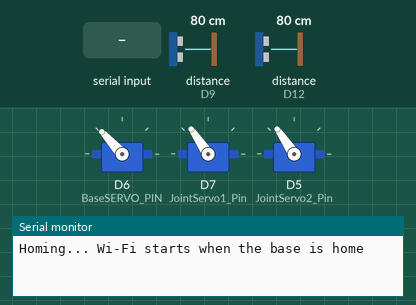
A sketch run on a simulated Arduino Uno R4 WiFi. Parts: 3 × servo, the last lines printed to the serial monitor. Wiring (inferred from the names in the program): ultrasonic range finder: trigger D10; echo D9. The inputs (shaded band) are chosen by the test bench; at power-on: distance to the obstacle (sensors on D9, D12) 80 cm. The echo pulse lasts 58.3 µs per cm; WiFi joins after 1.5 s; servers stay silent unless stated; no MQTT or app messages arrive unless stated; not simulated (calls return 0 or success): arduino_secrets.h.

Above: at 4.2 s.
4.3 s: "spill\n" received over Serial
At 4.61 s:
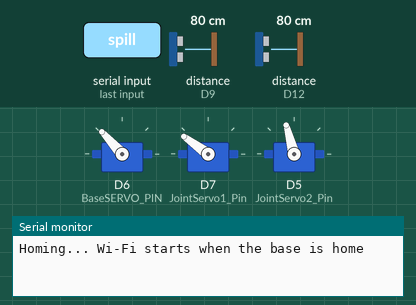
6.3 s: distance to the obstacle (sensor on D9) set to 6 cm
9.3 s: distance to the obstacle (sensor on D9) set to 3 cm
At 10.5 s:
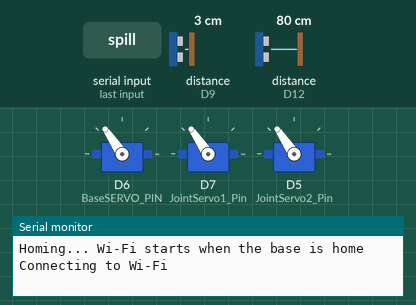
12.3 s: "turn\n" received over Serial
At 12.7 s:
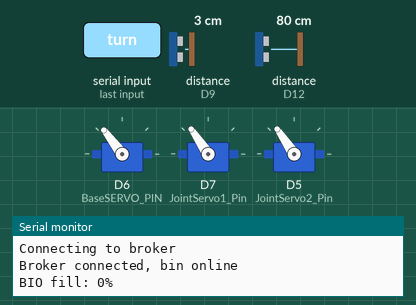
Timing chart, 0 to 15.3 s (numbered marks = the images above; inputs shaded):
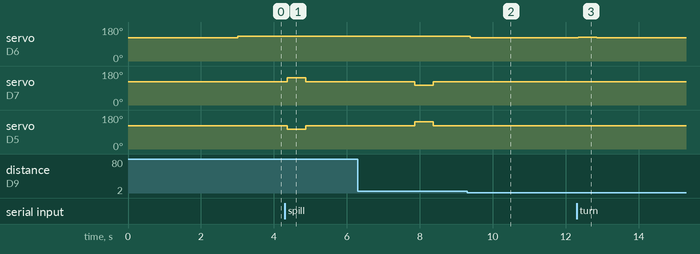

Measured:
- the behaviour switches between 5 and 4 cm on distance to the obstacle (sensor on D9) (found by bisection; images 1 and 2)
- after the input at 4.3 s, servo on D7 (JointServo1_Pin): 124° → 144° after 0.07 s, → 124° 0.50 s later; servo on D5 (JointServo2_Pin): 124° → 105° after 0.07 s, → 124° 0.50 s later
- after the input at 9.3 s, servo on D6 (BaseSERVO_PIN): 132° → 124° after 0.08 s
- after the input at 12.3 s, servo on D6 (BaseSERVO_PIN): 124° → 127° after 0.05 s, → 124° 0.50 s later

The sketch:

smart_bin_wifi.ino
```cpp
// Smart Bin, Wi-Fi version.
// The team's tested code from arduino/smart_bin/smart_bin.ino is copied unchanged
// (globals, one_section_turn, spill_trash, Homing, setup, and the Serial part of loop).
// Everything marked "Added for Wi-Fi" connects to an MQTT broker so the phone app
// can send commands from anywhere.
//
// MQTT topics, where <name> is SECRET_TOPIC_PREFIX from arduino_secrets.h:
//   <name>/cmd       phone -> bin   ENERGY, MIX, BIO, METAL, turn, spill
//   <name>/status    bin -> phone   BUSY, DONE
//   <name>/online    bin -> phone   ONLINE / OFFLINE (retained)
//   <name>/fill/bio  bin -> phone   0-100, how full the BIO compartment is (retained)

#include <Servo.h>
#include <Arduino.h>
#include <WiFiS3.h>               // Added for Wi-Fi
#include <ArduinoMqttClient.h>    // Added for Wi-Fi
#include "arduino_secrets.h"      // Added for Wi-Fi: Wi-Fi and broker login

Servo BaseServo;
Servo JointServo1;
Servo JointServo2;

const int BaseSERVO_PIN = 6;
const int JointServo1_Pin = 7;
const int JointServo2_Pin = 5;
const int STOP_US    = 1825;    // neutral/stop pulse width


int trigPin = 10;
int echoPin = 9;
long time;
float distance;

// Second ultrasonic sensor, mounted above the BIO compartment pointing down at the
// trash pile. Separate pins and variables from the homing sensor above, so the two
// readings never interfere with each other. ---------------- Added for fill sensing
const int fillTrigPin = 11;
const int fillEchoPin = 12;
const float BIN_EMPTY_CM = 40.0;   // distance reading when BIO is empty (measure yours and adjust)
const float BIN_FULL_CM  = 5.0;    // distance reading counted as "full" (measure yours and adjust)

int home_status = 0;

int tilt_angle = 200;
int tilt_delay = 3000;

// ---------------- Added for Wi-Fi ----------------
// Turns from home to each bin, in the order ENERGY, MIX, BIO, METAL.
// Change these to match the carousel.
const int SECTIONS = 4;
const int TURNS[4] = {0, 1, 2, 3};
const int TURN_PAUSE_MS = 300;   // pause between turns

const String CMD_TOPIC = String(SECRET_TOPIC_PREFIX) + "/cmd";
const String STATUS_TOPIC = String(SECRET_TOPIC_PREFIX) + "/status";
const String ONLINE_TOPIC = String(SECRET_TOPIC_PREFIX) + "/online";
const String FILL_TOPIC = String(SECRET_TOPIC_PREFIX) + "/fill/bio";   // Added for fill sensing
const int MQTT_PORT = 8883;      // TLS

WiFiSSLClient net;
MqttClient mqtt(net);
String pendingCommand = "";
unsigned long lastConnectTry = 0;
bool wifiWasConnected = false;
bool brokerWasConnected = false;
unsigned long lastFillCheck = 0;                  // Added for fill sensing
const unsigned long FILL_CHECK_MS = 5000;         // how often to re-measure; no need to check every loop
int lastFillPercent = -1;                         // -1 = not read yet, so the first good reading always publishes
// -------------------------------------------------

void one_section_turn(){
  BaseServo.writeMicroseconds(1850);
  delay(500);
  BaseServo.writeMicroseconds(STOP_US);
}

void spill_trash(){
  JointServo1.writeMicroseconds(STOP_US + tilt_angle);
  JointServo2.writeMicroseconds(STOP_US - tilt_angle);
  delay(500);
  JointServo1.writeMicroseconds(STOP_US);
  JointServo2.writeMicroseconds(STOP_US);
  delay(tilt_delay);

  JointServo1.writeMicroseconds(STOP_US-tilt_angle);
  JointServo2.writeMicroseconds(STOP_US+tilt_angle);
  delay(500);
  JointServo1.writeMicroseconds(STOP_US);
  JointServo2.writeMicroseconds(STOP_US);
}

void Homing(int distance){
  const int ultrasonic_threshold = distance;

  digitalWrite(trigPin,LOW);
  delayMicroseconds(2);

  digitalWrite(trigPin, HIGH);
  delayMicroseconds(10);
  digitalWrite(10, LOW);

  // calculating distance
  time=pulseIn(echoPin , HIGH);
  distance = time * 0.0343/2;


  if(distance >= ultrasonic_threshold && home_status == 0 ){
    BaseServo.writeMicroseconds(1900);
    delay(100);
  }
  if(distance < ultrasonic_threshold ){
    BaseServo.writeMicroseconds(STOP_US);
    delay(100);
    home_status = 1;
  }
}

// ---------------- Added for Wi-Fi ----------------

void publish(const String &topic, const String &msg, bool retain) {
  if (!mqtt.connected()) return;
  mqtt.beginMessage(topic.c_str(), retain);
  mqtt.print(msg);
  mqtt.endMessage();
}

void notify(const String &msg) {
  Serial.println(msg);
  publish(STATUS_TOPIC, msg, false);
}

// ---------------- Added for fill sensing ----------------
// Reads the fill sensor once. Returns 0-100, or -1 if the sensor gave no echo
// (out of range, or not wired up yet) so a bad reading never gets published.
int readFillPercentBio() {
  digitalWrite(fillTrigPin, LOW);
  delayMicroseconds(2);
  digitalWrite(fillTrigPin, HIGH);
  delayMicroseconds(10);
  digitalWrite(fillTrigPin, LOW);

  unsigned long echoTime = pulseIn(fillEchoPin, HIGH, 30000); // 30 ms timeout, ~5 m max range
  if (echoTime == 0) return -1;

  float cm = echoTime * 0.0343 / 2;
  float pct = (BIN_EMPTY_CM - cm) / (BIN_EMPTY_CM - BIN_FULL_CM) * 100;
  if (pct < 0) pct = 0;
  if (pct > 100) pct = 100;
  return (int)pct;
}

// Checks the BIO fill level every FILL_CHECK_MS and publishes only when it changed,
// so the broker and the web app aren't sent a new message on every single loop.
void checkFillLevel() {
  if (millis() - lastFillCheck < FILL_CHECK_MS) return;
  lastFillCheck = millis();

  int pct = readFillPercentBio();
  if (pct < 0 || pct == lastFillPercent) return;
  lastFillPercent = pct;

  publish(FILL_TOPIC, String(pct), true);   // retained: a page opened later still sees the last value
  Serial.print("BIO fill: ");
  Serial.print(pct);
  Serial.println("%");
}
// ----------------------------------------------------------

// Called from mqtt.poll(). The command runs later in loop(), not inside the callback.
void onMqttMessage(int size) {
  String msg = "";
  while (mqtt.available()) msg += (char)mqtt.read();
  msg.trim();
  pendingCommand = msg;
}

// Turn to the bin, spill, then keep turning the same way until back at home.
void sortTo(int turns) {
  for (int i = 0; i < turns; i++) {
    one_section_turn();
    delay(TURN_PAUSE_MS);
  }
  spill_trash();
  int back = (SECTIONS - turns) % SECTIONS;
  for (int i = 0; i < back; i++) {
    one_section_turn();
    delay(TURN_PAUSE_MS);
  }
}

void runCommand(const String &cmd) {
  int turns = -1;
  if (cmd == "ENERGY") turns = TURNS[0];
  else if (cmd == "MIX") turns = TURNS[1];
  else if (cmd == "BIO") turns = TURNS[2];
  else if (cmd == "METAL") turns = TURNS[3];
  else if (cmd != "turn" && cmd != "spill") {
    Serial.print("Unknown command: ");
    Serial.println(cmd);
    return;
  }

  notify("BUSY");
  if (cmd == "turn") one_section_turn();
  else if (cmd == "spill") spill_trash();
  else sortTo(turns);
  notify("DONE");
}

void printWifiInfo() {
  // The IP address can take a moment to arrive after joining.
  unsigned long t0 = millis();
  while (WiFi.localIP()[0] == 0 && millis() - t0 < 3000) delay(100);
  Serial.println("Wi-Fi connected");
  Serial.print("  Network:    ");
  Serial.println(WiFi.SSID());
  Serial.print("  IP address: ");
  Serial.println(WiFi.localIP());
  Serial.print("  Signal:     ");
  Serial.print(WiFi.RSSI());
  Serial.println(" dBm (closer to 0 is stronger)");
}

// Connects Wi-Fi and the broker when either is down. Tries at most every 5 s.
void connectNetwork() {
  bool wifiUp = WiFi.status() == WL_CONNECTED;
  if (wifiWasConnected && !wifiUp) {
    Serial.println("Wi-Fi lost, reconnecting");
    wifiWasConnected = false;
  }
  if (brokerWasConnected && !mqtt.connected()) {
    Serial.println("Broker connection lost, reconnecting");
    brokerWasConnected = false;
  }
  if (wifiUp && mqtt.connected()) return;
  if (lastConnectTry != 0 && millis() - lastConnectTry < 5000) return;
  lastConnectTry = millis();

  if (WiFi.status() != WL_CONNECTED) {
    Serial.print("Connecting to Wi-Fi ");
    Serial.println(SECRET_SSID);
    WiFi.begin(SECRET_SSID, SECRET_PASS);
    if (WiFi.status() != WL_CONNECTED) {
      Serial.println("Wi-Fi not connected yet, retrying in 5 s");
      return;
    }
    printWifiInfo();
    wifiWasConnected = true;
  }

  Serial.println("Connecting to broker");
  mqtt.setId(String(SECRET_TOPIC_PREFIX) + "-bin");   // must be unique on a shared broker
  if (strlen(SECRET_MQTT_USER) > 0) mqtt.setUsernamePassword(SECRET_MQTT_USER, SECRET_MQTT_PASS);
  mqtt.beginWill(ONLINE_TOPIC.c_str(), true, 1);   // broker publishes OFFLINE if we drop
  mqtt.print("OFFLINE");
  mqtt.endWill();
  if (!mqtt.connect(SECRET_MQTT_HOST, MQTT_PORT)) {
    Serial.print("Broker connect failed, error ");
    Serial.println(mqtt.connectError());
    return;
  }
  mqtt.onMessage(onMqttMessage);
  mqtt.subscribe(CMD_TOPIC.c_str());
  publish(ONLINE_TOPIC, "ONLINE", true);
  brokerWasConnected = true;
  Serial.println("Broker connected, bin online");
}
// -------------------------------------------------

void setup() {
  Serial.begin(9600);
  BaseServo.attach(BaseSERVO_PIN);
  BaseServo.writeMicroseconds(STOP_US);   // start stopped — always do this first
  delay(1000);
  JointServo1.attach(JointServo1_Pin);
  JointServo1.writeMicroseconds(STOP_US);   // start stopped — always do this first
  delay(1000);
  JointServo2.attach(JointServo2_Pin);
  JointServo2.writeMicroseconds(STOP_US);   // start stopped — always do this first
  delay(1000);

  pinMode(trigPin, OUTPUT); // SETTING OUTPUT PIN
  pinMode(echoPin, INPUT); // SETTING INPUT PIN

  pinMode(fillTrigPin, OUTPUT);   // Added for fill sensing
  pinMode(fillEchoPin, INPUT);    // Added for fill sensing
}

void loop() {

  Homing(5);
  if (Serial.available() > 0) {
    String command = Serial.readStringUntil('\n');
    command.trim(); // Remove any leading/trailing whitespace

    if (command == "turn"){
      one_section_turn();
    }
    if (command == "spill"){
      spill_trash();
    }
  }

  // ---------------- Added for Wi-Fi ----------------
  // Wait until homing has finished, because connecting can block for seconds
  // and the base must not keep turning meanwhile.
  static bool homingShown = false;
  if (home_status == 0 && !homingShown) {
    Serial.println("Homing... Wi-Fi starts when the base is home");
    homingShown = true;
  }
  if (home_status == 1) {
    connectNetwork();
    mqtt.poll();
    checkFillLevel();           // Added for fill sensing
    if (pendingCommand.length() > 0) {
      String cmd = pendingCommand;
      pendingCommand = "";
      runCommand(cmd);
    }
  }
  // -------------------------------------------------

}
```
